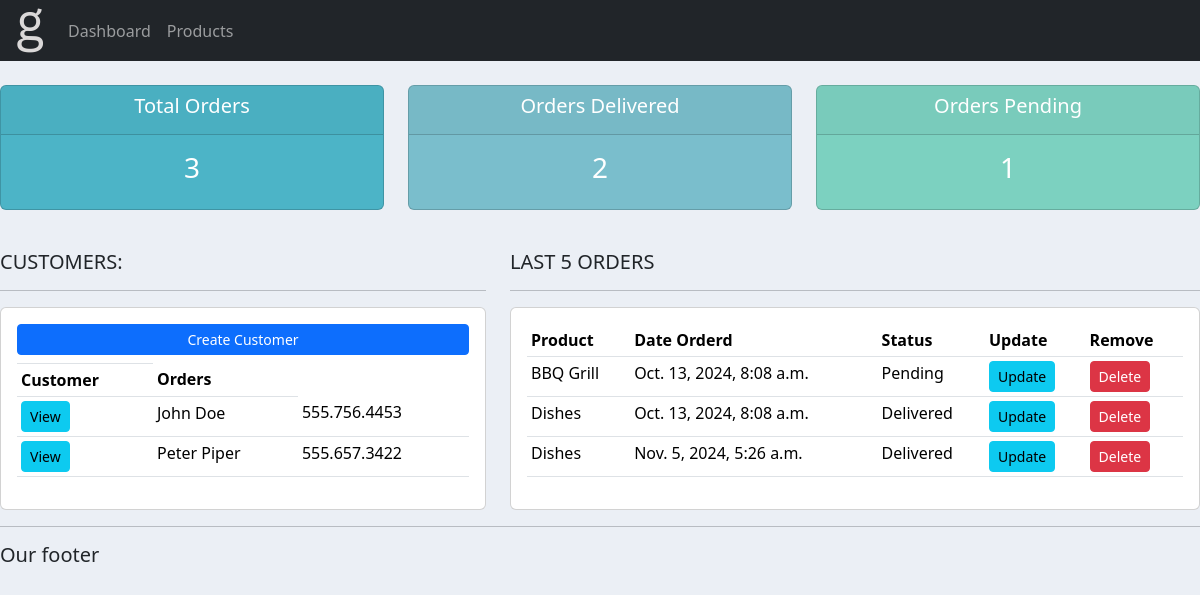
Before: / with the older database file.
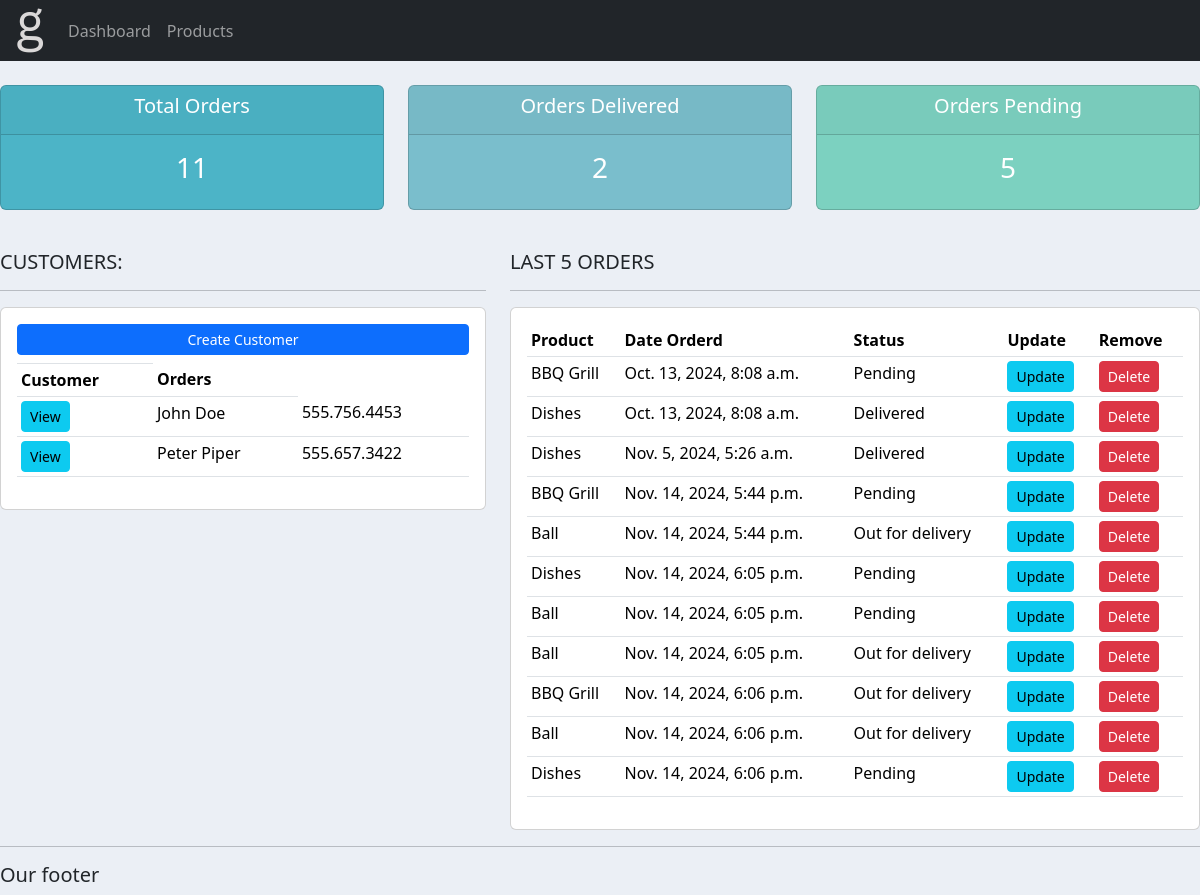
After: the same page with the newer database file.
### accounts/models.py (models this page shows, shortened)
class Customer(models.Model):
    name = models.CharField(max_length=200, null=True)
    phone = models.CharField(max_length=200, null=True)
    email = models.CharField(max_length=200, null=True)
    date_created = models.DateTimeField(auto_now_add=True, null=True)

class Order(models.Model):
    STATUS = (
            ('Pending', 'Pending'),
            ('Out for delivery', 'Out for delivery'),
            ('Delivered', 'Delivered'),
            )
    customer = models.ForeignKey(Customer, null=True, on_delete= models.SET_NULL)
    product = models.ForeignKey(Product, null=True, on_delete= models.SET_NULL)
    date_created = models.DateTimeField(auto_now_add=True, null=True)
    status = models.CharField(max_length=200, null=True, choices=STATUS)

class Product(models.Model):
    CATEGORY = (
            ('Indoor', 'Indoor'),
            ('Out Door', 'Out Door'),
            )
    name = models.CharField(max_length=200, null=True)
    price = models.FloatField(null=True)
    category = models.CharField(max_length=200, null=True, choices=CATEGORY)
    description = models.CharField(max_length=200, null=True, blank=True)
    date_created = models.DateTimeField(auto_now_add=True, null=True)
    tags = models.ManyToManyField(Tag)
    def __str__(self):
        return self.name

### accounts/views.py (the view)
# urls.py: path('', views.home, name='home'),
def home(request):
    orders = Order.objects.all()
    customers = Customer.objects.all()
    total_cutsomers = customers.count()
    total_orders = orders.count()
    delivered = orders.filter(status='Delivered').count()
    pending = orders.filter(status='Pending').count()
    context = {'orders':orders, 'customers':customers,
    'total_orders':total_orders, 'delivered':delivered,
    'pending':pending }
    return render(request, 'accounts/dashboard.html', context)

### accounts/templates/accounts/dashboard.html (shortened to what this page needs)
{% extends 'accounts/main.html' %}
{% block content %}
{% include 'accounts/status.html' %}
<br>
<div class="row">
	<div class="col-md-5">
		<h5>CUSTOMERS:</h5>
		<hr>
		<div class="card card-body">
			<a class="btn btn-primary  btn-sm btn-block" href="">Create Customer</a>
			<table class="table table-sm">
				<tr>
					<th></tr>
					<th>Customer</th>
					<th>Orders</th>
				{% for customer in customers %}
					<tr>
						<td><a class="btn btn-sm btn-info" href="{% url 'customer' customer.id %}">View</a></td>
						<td>{{customer.name}}</td>
						<td>{{customer.phone}}</td>
					</tr>
				{% endfor %}
			</table>
		</div>
	</div>
	<div class="col-md-7">
		<h5>LAST 5 ORDERS</h5>
		<hr>
		<div class="card card-body">
			<table class="table table-sm">
				<tr>
					<th>Product</th>
					<th>Date Orderd</th>
					<th>Status</th>
					<th>Update</th>
					<th>Remove</th>
				</tr>
				{% for order in orders %}
					<tr>
						<td>{{order.product}}</td>
						<td>{{order.date_created}}</td>
						<td>{{order.status}}</td>
						<td><a class="btn btn-sm btn-info" href="{% url 'update_order' order.id %}">Update</a></td>
						<td><a class="btn btn-sm btn-danger" href="{% url 'delete_order' order.id %}">Delete</a></td>
					</tr>
				{% endfor %}
			</table>
		</div>
	</div>
</div>
{% endblock %}

### accounts/templates/accounts/main.html (shortened to what this page needs)
{% load static %}
<!DOCTYPE html>
<html>
<head>
    <link href="https://cdn.jsdelivr.net/npm/bootstrap@5.3.3/dist/css/bootstrap.min.css" rel="stylesheet">
    <link rel="stylesheet" type="text/css" href="{% static '/css/main.css' %}">
</head>
<body>
    {% include 'accounts/navbar.html' %}
    {% block content %}
    {% endblock %}
    <hr>
    <h5>Our footer</h5>
</body>
</html>

### accounts/templates/accounts/navbar.html (shortened to what this page needs)
{% load static %}
<nav class="navbar navbar-expand-lg navbar-dark bg-dark">
  <img src="{% static 'images/g.png'%}">
    <div class="collapse navbar-collapse" id="navbarNav">
      <ul class="navbar-nav">
        <li class="nav-item active">
          <a class="nav-link" href="{% url 'home' %}">Dashboard</a>
        </li>
        <li class="nav-item">
          <a class="nav-link" href="{% url 'products' %}">Products</a>
        </li>
      </ul>
    </div>
  </nav>

### accounts/templates/accounts/status.html
<br>
<div class="row">
    <div class="col">
        <div class="col-md">
            <div class="card text-center text-white  mb-3" id="total-orders">
                <div class="card-header">
                    <h5 class="card-title">Total Orders</h5>
                </div>
                <div class="card-body">
                    <h3 class="card-title">{{total_orders}}</h3>
                </div>
            </div>
        </div>
    </div>
    <div class="col">
        <div class="col-md">
            <div class="card text-center text-white  mb-3" id="orders-delivered">
                <div class="card-header">
                    <h5 class="card-title">Orders Delivered</h5>
                </div>
                <div class="card-body">
                    <h3 class="card-title">{{delivered}}</h3>
                </div>
            </div>
        </div>
    </div>
    <div class="col">
        <div class="col-md">
            <div class="card text-center text-white  mb-3" id="orders-pending">
                <div class="card-header">
                    <h5 class="card-title">Orders Pending</h5>
                </div>
                <div class="card-body">
                    <h3 class="card-title">{{pending}}</h3>
                </div>
            </div>
        </div>
    </div>
</div>

### static/css/main.css (style rules this page uses)
body { background-color: #ebeff5; }
#total-orders { background-color: #4cb4c7; }
#orders-delivered { background-color: #7abecc; }
#orders-pending { background-color: #7CD1C0; }

Changed rows visible on the page:
added Order: product "BBQ Grill", date_created "Nov. 14, 2024, 5:44 p.m.", status "Pending"
added Order: product "Ball", date_created "Nov. 14, 2024, 5:44 p.m.", status "Out for delivery"
added Order: product "Dishes", date_created "Nov. 14, 2024, 6:05 p.m.", status "Pending"
added Order: product "Ball", date_created "Nov. 14, 2024, 6:05 p.m.", status "Pending"
added Order: product "Ball", date_created "Nov. 14, 2024, 6:05 p.m.", status "Out for delivery"
added Order: product "BBQ Grill", date_created "Nov. 14, 2024, 6:06 p.m.", status "Out for delivery"
added Order: product "Ball", date_created "Nov. 14, 2024, 6:06 p.m.", status "Out for delivery"
added Order: product "Dishes", date_created "Nov. 14, 2024, 6:06 p.m.", status "Pending"
Other visible differences:
{{ total_orders }}: "3" → "11"
{{ pending }}: "1" → "5"
